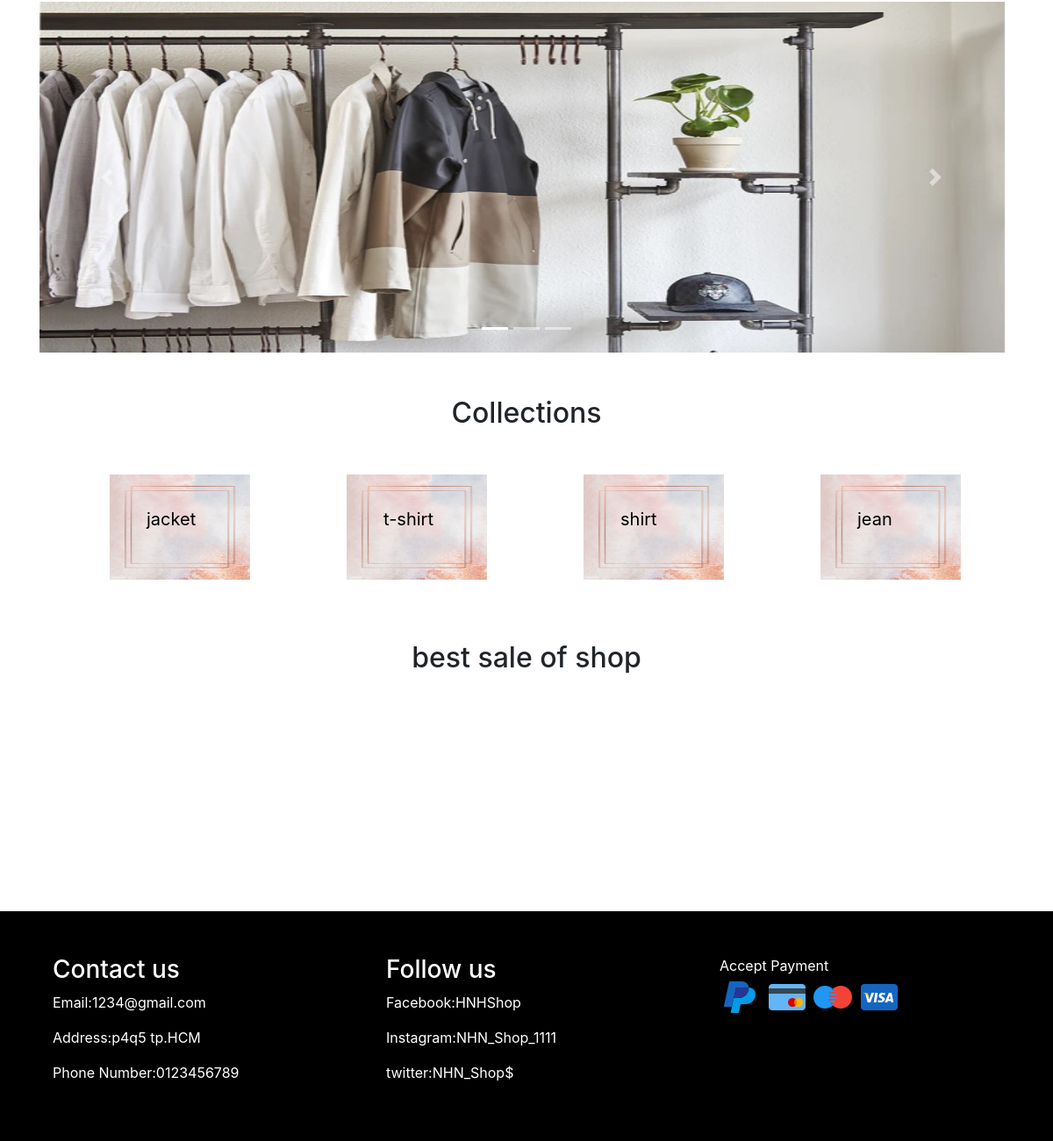
/ (lower part), run on an earlier commit of the app's database.
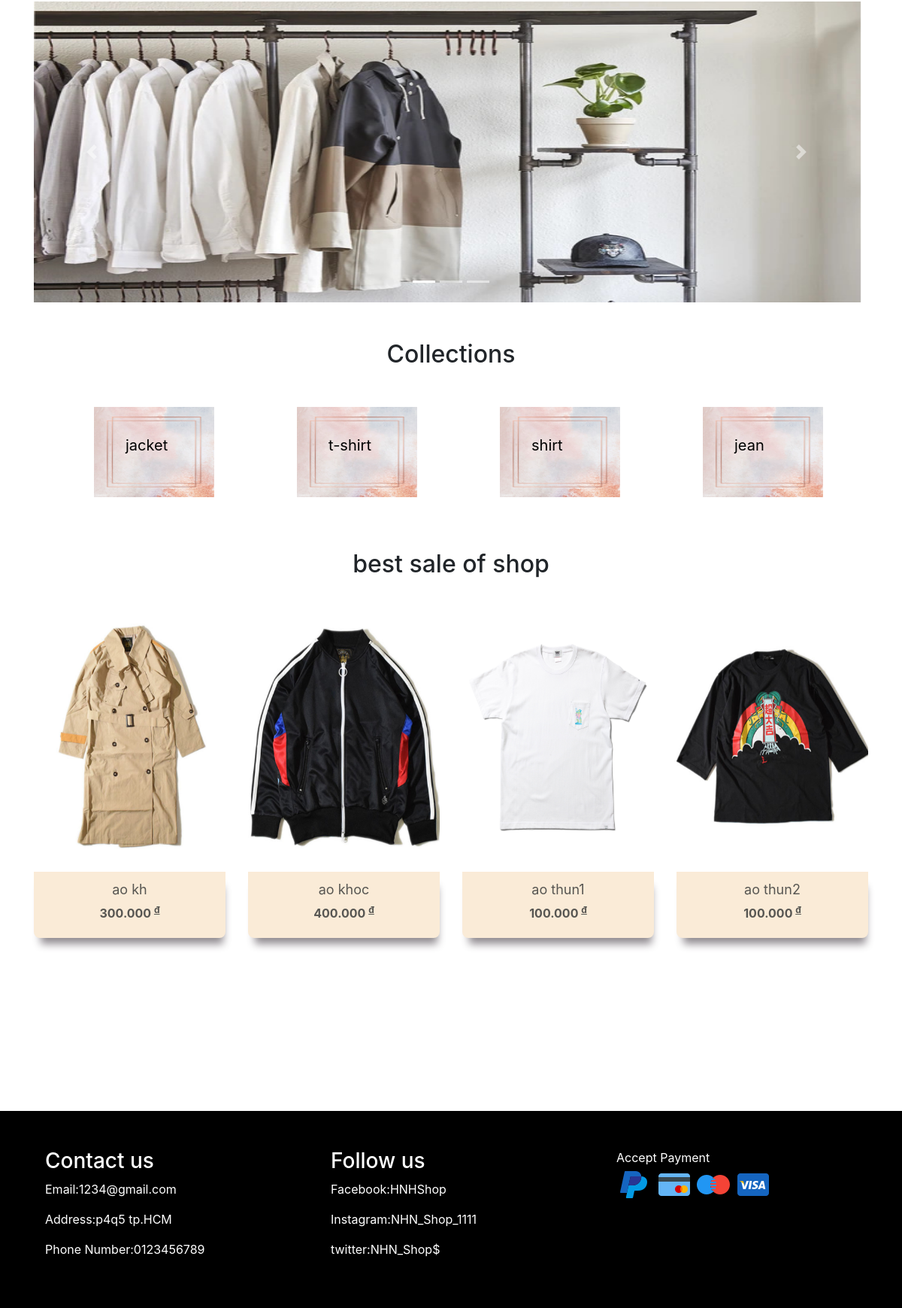
And on a later commit of the database.
### tables this page shows
CREATE TABLE `typeclothes` (
  `id_type` int(11) NOT NULL,
  `name_type` varchar(40) NOT NULL,
  `type` int(11) NOT NULL
);

CREATE TABLE `clothes` (
  `id` int(4) NOT NULL,
  `id_type` int(4) NOT NULL,
  `name` varchar(40) NOT NULL,
  `price` varchar(255) NOT NULL,
  `picture` varchar(255) NOT NULL,
  `best_sell` int(11) NOT NULL
);

### menu_header.php (called while the page is built, shortened)
            <?php
                include_once('./controllers/TypeCtr.php');
                $Type = new TypeCtr();
                $Type->getType();
            ?>
<?php
    include_once('./controllers/TypeCtr.php');
?>

### models/DataProvider.php (called while the page is built, shortened)
<?php
class DataProvider
{
	private $link;
	function __construct()
	{
		$this->link = new PDO("mysql:host=localhost;dbname=sellclothes",'root','');
		$this->link->exec("set names utf8mb4_unicode_ci");
		$this->link->setAttribute(PDO::ATTR_ERRMODE, PDO::ERRMODE_EXCEPTION);
	}
	function NumRows($sql)
	{
		$stmt=$this->link->query($sql);
		$stmt->execute();
		return $stmt->rowCount();
	}
	function FetchAll($sql)
	{
		$db=$this->link->prepare($sql);
		$db->execute();
		$result=$db->fetchAll(\PDO::FETCH_ASSOC);
		return $result;
	}
	function __destruct()
	{
		$this->link=null;
	}
}
?>

### controllers/TypeClothesCtr.php (called while the page is built, shortened)
<?php
include_once('./models/TypeClothesMdl.php');
class TypeClothesCtr{
    public function getTypeClothesByType($type){
        $TypeClothesMdl = new TypeClothesMdl();
        $TypeClothes = $TypeClothesMdl->getTypeClothes($type['id']);
    }
    public function getAllTypeClothes(){
        $TypeClothesMdl = new TypeClothesMdl();
        $TypeClothes = $TypeClothesMdl->getAllTypeClothes();
        include('./views/homePage/type-square.php');
    }
}
?>

### models/TypeClothesMdl.php (called while the page is built, shortened)
<?php
    include_once("DataProvider.php");
    class TypeClothesMdl{
        private $db;
        function __construct(){
            $this->db = new DataProvider();
        }
        public function getTypeClothes($type){
            $sql = "SELECT * FROM typeclothes WHERE type= $type";
            if($this->db->NumRows($sql)){
                return $this->db->FetchAll($sql);
            }
            else{
                return null;
            }
        }
        public function getAllTypeClothes(){
            $sql = "SELECT * FROM typeclothes ";
            if($this->db->NumRows($sql)){
                return $this->db->FetchAll($sql);
            }
            else{
                return null;
            }
        }
    }
?>

### index.php (called while the page is built)
<?php include_once('home.php')?>

### models/TypeMdl.php (called while the page is built, shortened)
<?php
    include_once("DataProvider.php");
    class TypeMdl {
        private $db;
        function __construct(){
            $this->db = new DataProvider();
        }
        public function getType(){
            $sql = "SELECT * FROM types WHERE id>0";
            if($this->db->NumRows($sql)>0){
               return $this->db->FetchAll($sql);
            }
            else{
                return null;
            }
        }
    }
?>

### controllers/TypeCtr.php (called while the page is built, shortened)
<?php
    include_once('./models/TypeMdl.php');
    include_once("TypeClothesCtr.php");
    class TypeCtr{
        public function getType(){
            $TypeMdl = new TypeMdl();
            $typeArr = $TypeMdl->getType();
            $TypeClothesCtr = new TypeClothesCtr();
            foreach($typeArr as $type){
                $typeClothes = $TypeClothesCtr->getTypeClothesByType($type);
            }
        }
    }
?>

### controllers/ClothesCtr.php (called while the page is built, shortened)
<?php
include_once('./models/ClothesMdl.php');
class ClothesCtr{
    public function getBestSell(){
        $ClothesMdl = new ClothesMdl();
        $Clothes = $ClothesMdl -> getBestSellClothes();
        include_once('./views/productPage/listbestsellclothes.php');
    }
}
?>

### models/ClothesMdl.php (called while the page is built, shortened)
<?php
include_once("DataProvider.php");
class ClothesMdl {
	private $db;
	function __construct(){
		$this->db = new DataProvider();
	}
	public function getBestSellClothes(){
		$sql="SELECT * FROM clothes WHERE best_sell=1 LIMIT 4";
		return $this->db->FetchAll($sql);
	}
}
?>

### views/productPage/listbestsellclothes.php (the view)
<?php
    foreach($Clothes as $cloth){
        $p=number_format($cloth['price'],0,",",".");
        $str = "
        <div class='col-lg-3 col-6 image-product'>
            <div  class='product-bestsell sanpham' >
                <a href='./productDetail.php?idType=$cloth[id_type]&&id=$cloth[id]'>
                    <div class='pic'>
                        <img src='./image/image_product/$cloth[picture]' class='item'  >
                        <div class='view-detail-best-sell' style=' z-index: -1;'>
                            <b >View Detail</b>
                        </div>
                    </div>
                    <div class='frames' style=' '>
                        <p class='item-title' style='font-size: large;color:#575652;transform: translate(0px,10px);'>$cloth[name]</p>
                        <p class='item-price' style='color:#575652;'><b>$p <sup><u>đ</u></sup></b></p>
                    </div>
                </a>
            </div>
        </div>";
        echo $str;
    }
?>

### views/homePage/type-square.php
<?php
    foreach($TypeClothes as $typeCloth){
        if($typeCloth['id_type']>0){
        echo"
        <div class='square col-lg-2 col-3' style='margin-left:80px'>
            <div>
           <a href='product-page.php?type=$typeCloth[type]&&idType=$typeCloth[id_type]'> <img src = './image/square.jpg' width='100%' height='120px'/>
            <div class='type-text'>$typeCloth[name_type]</div>
            </a>
            </div>
        </div>";
}
    }
?>

What changed in the data, as far as the page shows it:
now on this page (row edited): clothes: picture (picture), name "ao kh", price "300.000"
now on this page (row edited): clothes: picture (picture), name "ao khoc", price "400.000"
now on this page (row edited): clothes: picture (picture), name "ao thun1", price "100.000"
now on this page (row edited): clothes: picture (picture), name "ao thun2", price "100.000"
